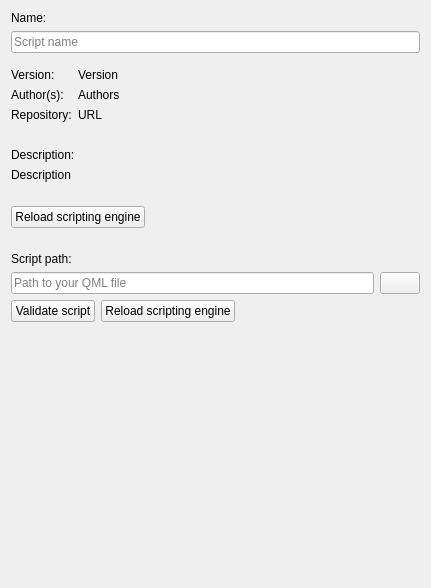
                        <widget class="QWidget" name="scrollAreaWidgetContents">
                         <property name="geometry">
                          <rect>
                           <x>0</x>
                           <y>0</y>
                           <width>431</width>
                           <height>588</height>
                          </rect>
                         </property>
                         <layout class="QGridLayout" name="gridLayout_55">
                          <item row="6" column="0">
                           <spacer name="verticalSpacer">
                            <property name="orientation">
                             <enum>Qt::Vertical</enum>
                            </property>
                            <property name="sizeHint" stdset="0">
                             <size>
                              <width>20</width>
                              <height>0</height>
                             </size>
                            </property>
                           </spacer>
                          </item>
                          <item row="2" column="0">
                           <widget class="QFrame" name="scriptRepositoryItemFrame">
                            <property name="frameShape">
                             <enum>QFrame::Shape::NoFrame</enum>
                            </property>
                            <layout class="QGridLayout" name="gridLayout_52">
                             <property name="leftMargin">
                              <number>0</number>
                             </property>
                             <property name="rightMargin">
                              <number>0</number>
                             </property>
                             <item row="4" column="0" colspan="2">
                              <widget class="QLabel" name="label_26">
                               <property name="text">
                                <string>Description:</string>
                               </property>
                              </widget>
                             </item>
                             <item row="1" column="1">
                              <widget class="Label" name="scriptAuthorsLabel">
                               <property name="text">
                                <string notr="true">Authors</string>
                               </property>
                               <property name="wordWrap">
                                <bool>true</bool>
                               </property>
                               <property name="openExternalLinks">
                                <bool>true</bool>
                               </property>
                              </widget>
                             </item>
                             <item row="1" column="0">
                              <widget class="QLabel" name="textLabel_2">
                               <property name="text">
                                <string>Author(s):</string>
                               </property>
                               <property name="wordWrap">
                                <bool>true</bool>
                               </property>
                              </widget>
                             </item>
                             <item row="3" column="1">
                              <spacer name="horizontalSpacer_7">
                               <property name="orientation">
                                <enum>Qt::Orientation::Horizontal</enum>
                               </property>
                               <property name="sizeHint" stdset="0">
                                <size>
                                 <width>40</width>
                                 <height>20</height>
                                </size>
                               </property>
                              </spacer>
                             </item>
                             <item row="2" column="0">
                              <widget class="QLabel" name="textLabel2">
                               <property name="text">
                                <string>Repository:</string>
                               </property>
                               <property name="wordWrap">
                                <bool>true</bool>
                               </property>
                              </widget>
                             </item>
                             <item row="0" column="1">
                              <widget class="QLabel" name="scriptVersionLabel">
                               <property name="text">
                                <string notr="true">Version</string>
                               </property>
                               <property name="textFormat">
                                <enum>Qt::TextFormat::PlainText</enum>
                               </property>
                               <property name="textInteractionFlags">
                                <set>Qt::TextInteractionFlag::LinksAccessibleByMouse|Qt::TextInteractionFlag::TextSelectableByMouse</set>
                               </property>
                              </widget>
                             </item>
                             <item row="5" column="0" colspan="2">
                              <widget class="Label" name="scriptDescriptionLabel">
                               <property name="text">
                                <string notr="true">Description</string>
                               </property>
                               <property name="wordWrap">
                                <bool>true</bool>
                               </property>
                               <property name="openExternalLinks">
                                <bool>true</bool>
                               </property>
                               <property name="textInteractionFlags">
                                <set>Qt::TextInteractionFlag::LinksAccessibleByMouse|Qt::TextInteractionFlag::TextSelectableByMouse</set>
                               </property>
                              </widget>
                             </item>
                             <item row="0" column="0">
                              <widget class="QLabel" name="textLabel">
                               <property name="text">
                                <string>Version:</string>
                               </property>
                               <property name="wordWrap">
                                <bool>true</bool>
                               </property>
                              </widget>
                             </item>
                             <item row="2" column="1">
                              <widget class="Label" name="scriptRepositoryLinkLabel">
                               <property name="toolTip">
                                <string notr="true"/>
                               </property>
                               <property name="text">
                                <string notr="true">URL</string>
                               </property>
                               <property name="wordWrap">
                                <bool>true</bool>
                               </property>
                               <property name="openExternalLinks">
                                <bool>true</bool>
                               </property>
                              </widget>
                             </item>
                            </layout>
                           </widget>
                          </item>
                          <item row="5" column="0">
                           <widget class="QFrame" name="scriptSettingsFrame">
                            <property name="frameShape">
                             <enum>QFrame::Shape::NoFrame</enum>
                            </property>
                            <layout class="QGridLayout" name="gridLayout_54">
                             <property name="leftMargin">
                              <number>0</number>
                             </property>
                             <property name="topMargin">
                              <number>16</number>
                             </property>
                             <property name="rightMargin">
                              <number>0</number>
                             </property>
                             <property name="bottomMargin">
                              <number>16</number>
                             </property>
                            </layout>
                           </widget>
                          </item>
                          <item row="0" column="0">
                           <widget class="QLabel" name="scriptNameLineEditLabel">
                            <property name="text">
                             <string>Name:</string>
                            </property>
                           </widget>
                          </item>
                          <item row="1" column="0">
                           <widget class="QLineEdit" name="scriptNameLineEdit">
                            <property name="placeholderText">
                             <string>Script name</string>
                            </property>
                            <property name="clearButtonEnabled">
                             <bool>true</bool>
                            </property>
                           </widget>
                          </item>
                          <item row="4" column="0">
                           <widget class="QFrame" name="localScriptItemFrame">
                            <property name="frameShadow">
                             <enum>QFrame::Shadow::Raised</enum>
                            </property>
                            <layout class="QGridLayout" name="gridLayout_53">
                             <property name="leftMargin">
                              <number>0</number>
                             </property>
                             <property name="rightMargin">
                              <number>0</number>
                             </property>
                             <item row="6" column="0" colspan="4">
                              <widget class="Label" name="scriptValidationLabel">
                               <property name="text">
                                <string/>
                               </property>
                               <property name="wordWrap">
                                <bool>true</bool>
                               </property>
                               <property name="textInteractionFlags">
                                <set>Qt::TextInteractionFlag::LinksAccessibleByMouse|Qt::TextInteractionFlag::TextSelectableByMouse</set>
                               </property>
                              </widget>
                             </item>
                             <item row="0" column="0" colspan="4">
                              <widget class="QLabel" name="label_18">
                               <property name="text">
                                <string>Script path:</string>
                               </property>
                              </widget>
                             </item>
                             <item row="4" column="0">
                              <widget class="QPushButton" name="scriptValidationButton">
                               <property name="text">
                                <string>Validate script</string>
                               </property>
                              </widget>
                             </item>
                             <item row="4" column="1">
                              <widget class="QPushButton" name="scriptReloadEngineButton">
                               <property name="toolTip">
                                <string>You need to reload the scripting engine if you modify a script file</string>
                               </property>
                               <property name="text">
                                <string>Reload scripting engine</string>
                               </property>
                              </widget>
                             </item>
                             <item row="2" column="3">
                              <widget class="QPushButton" name="scriptPathButton">
                               <property name="toolTip">
                                <string>Click here to select your QML script</string>
                               </property>
                               <property name="text">
                                <string/>
                               </property>
                               <property name="icon">
                                <iconset theme="document-open" resource="../breeze-qownnotes.qrc">
                                 <normaloff>:/icons/breeze-qownnotes/16x16/document-open.svg</normaloff>:/icons/breeze-qownnotes/16x16/document-open.svg</iconset>
                               </property>
                              </widget>
                             </item>
                             <item row="7" column="0" colspan="4">
                              <widget class="Label" name="scriptInfoLabel">
                               <property name="wordWrap">
                                <bool>true</bool>
                               </property>
                               <property name="openExternalLinks">
                                <bool>true</bool>
                               </property>
                              </widget>
                             </item>
                             <item row="2" column="0" colspan="3">
                              <widget class="QLineEdit" name="scriptPathLineEdit">
                               <property name="readOnly">
                                <bool>true</bool>
                               </property>
                               <property name="placeholderText">
                                <string>Path to your QML file</string>
                               </property>
                              </widget>
                             </item>
                             <item row="4" column="2">
                              <spacer name="horizontalSpacer_5">
                               <property name="orientation">
                                <enum>Qt::Orientation::Horizontal</enum>
                               </property>
                               <property name="sizeHint" stdset="0">
                                <size>
                                 <width>40</width>
                                 <height>20</height>
                                </size>
                               </property>
                              </spacer>
                             </item>
                            </layout>
                           </widget>
                          </item>
                          <item row="3" column="0">
                           <widget class="QFrame" name="repositoryScriptItemFrame">
                            <property name="frameShape">
                             <enum>QFrame::Shape::NoFrame</enum>
                            </property>
                            <property name="frameShadow">
                             <enum>QFrame::Shadow::Raised</enum>
                            </property>
                            <layout class="QGridLayout" name="gridLayout_81">
                             <property name="leftMargin">
                              <number>0</number>
                             </property>
                             <property name="rightMargin">
                              <number>0</number>
                             </property>
                             <item row="0" column="0">
                              <widget class="QPushButton" name="scriptReloadEngineButton2">
                               <property name="toolTip">
                                <string>You need to reload the scripting engine if you modify a script file</string>
                               </property>
                               <property name="text">
                                <string>Reload scripting engine</string>
                               </property>
                              </widget>
                             </item>
                             <item row="0" column="1">
                              <spacer name="horizontalSpacer_18">
                               <property name="orientation">
                                <enum>Qt::Orientation::Horizontal</enum>
                               </property>
                               <property name="sizeHint" stdset="0">
                                <size>
                                 <width>40</width>
                                 <height>20</height>
                                </size>
                               </property>
                              </spacer>
                             </item>
                            </layout>
                           </widget>
                          </item>
                         </layout>
                        </widget>
